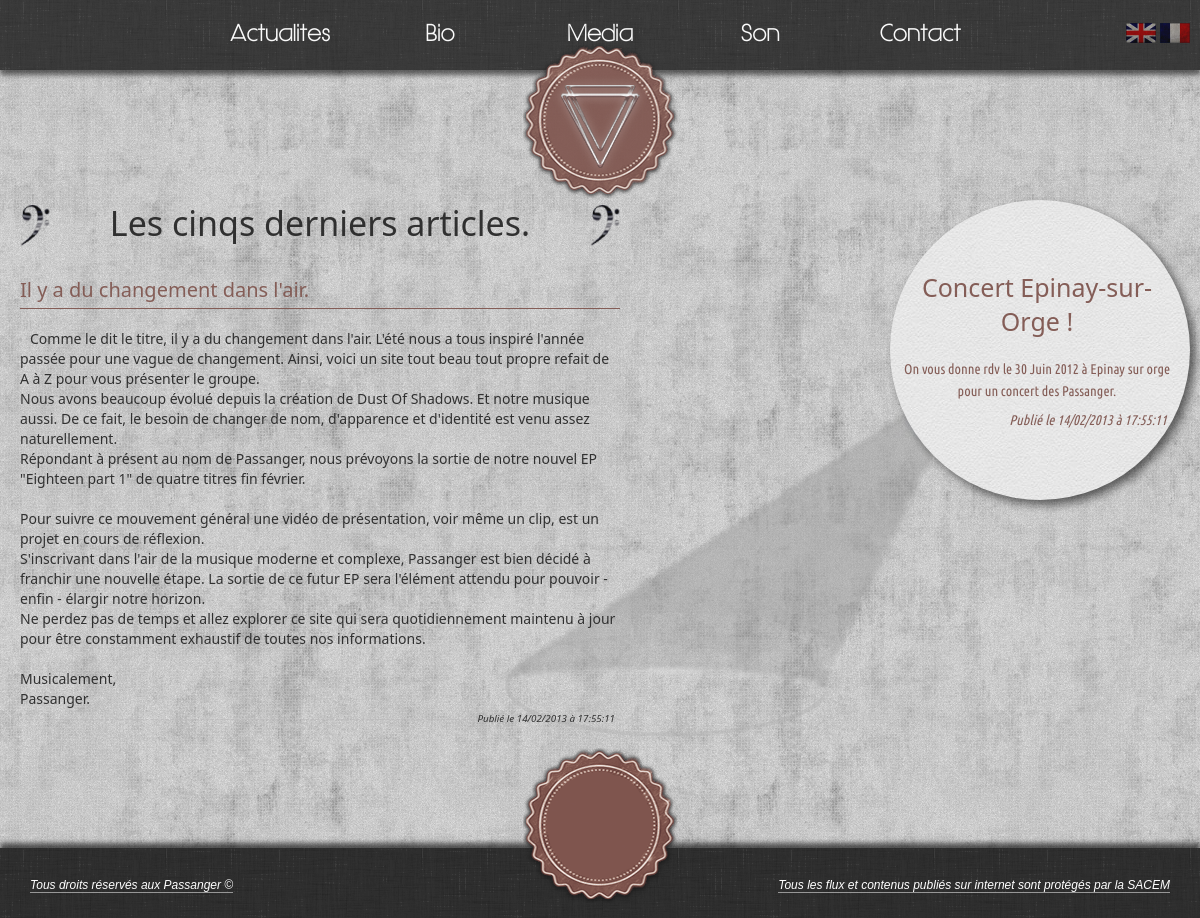
The page / on the database its author committed.
### tables this page shows
CREATE TABLE IF NOT EXISTS `links` (
  `idLinks` smallint(5) unsigned NOT NULL AUTO_INCREMENT,
  `text` varchar(200) NOT NULL,
  `href` mediumtext NOT NULL,
  `lang` varchar(2) NOT NULL,
  PRIMARY KEY (`idLinks`)
);

CREATE TABLE IF NOT EXISTS `actus` (
  `idActus` smallint(5) unsigned NOT NULL AUTO_INCREMENT,
  `nom_table` varchar(255) NOT NULL,
  `title` varchar(250) NOT NULL,
  `body` longtext NOT NULL,
  `date` int(11) NOT NULL,
  `lang` varchar(2) NOT NULL,
  PRIMARY KEY (`idActus`)
);

CREATE TABLE IF NOT EXISTS `event` (
  `idEvent` smallint(5) NOT NULL AUTO_INCREMENT,
  `nom_table` varchar(255) NOT NULL,
  `title` varchar(255) NOT NULL,
  `body` text NOT NULL,
  `date` int(11) NOT NULL,
  `type` varchar(11) NOT NULL,
  `lang` varchar(2) NOT NULL,
  PRIMARY KEY (`idEvent`)
);

### class/Session.php (called while the page is built, shortened)
<?php
class Session{
    public function __construct($sessionName = 'anonyme',$cookieParams = array(), $timeout = 3600){
        $this->sessionName = (string) $sessionName;
        $this->cookieParams = array_merge(
			session_get_cookie_params(),
			$cookieParams
        );
    }
    public function write($key, $value){
        return $this;
    }
    public function read($key, $default = NULL){
        return (isset($_SESSION[$key]))? $_SESSION[$key] : $default;
    }
}

### bootstrap.php (called while the page is built, shortened)
<?php
require_once 'class/Session.php';
$session = new Session();

### class/Links.php (called while the page is built)
<?php
class Links{
    private $pdo = null;
    private $lang = null;
    public function __construct($pdo, $lang){
        $this->pdo = $pdo;
        $this->lang = $lang;
    }
    public function getAllLinks(){
        $request = "SELECT idLinks, text, href
			FROM links
			WHERE lang='".$this->lang."'";
		$links_array = array();
        try{
            $result = $this->pdo->query($request);
            while($ligne = $result->fetch(PDO::FETCH_ASSOC)){
                    $links_array[$ligne['idLinks']] = $ligne;
            }
            return $links_array;
        }catch(PDOException $e){
            print $e->getMessage();
        }
        return array();
    }
}

### class/Actus.php (called while the page is built, shortened)
<?php
class Actus{
    private $pdo = null;
    private $lang = null;
    public function __construct($pdo, $lang){
        $this->pdo = $pdo;
        $this->lang = $lang;
    }
	public function getLastFiveActus(){
        $request = "SELECT idActus, title, body , date
			FROM actus
			WHERE lang='".$this->lang."'
			LIMIT 5";
        $actus_array = array();
        try{
            $result = $this->pdo->query($request);
            while($ligne = $result->fetch(PDO::FETCH_ASSOC)){
                $actus_array[$ligne['idActus']] = $ligne;
            }
            return $actus_array;
        }catch(PDOException $e){
            print $e->getMessage();
        }
        return array();
	}
}

### class/Event.php (called while the page is built, shortened)
<?php
class Event{
    private $pdo = null;
    private $lang = null;
    public function __construct($pdo, $lang){
        $this->pdo = $pdo;
        $this->lang = $lang;
    }
	public function getLastFiveEvent(){
        $request = "SELECT idEvent, title, body , date, type
			FROM event
			WHERE lang='".$this->lang."'
			LIMIT 5";
        $event_array = array();
        try{
            $result = $this->pdo->query($request);
            while($ligne = $result->fetch(PDO::FETCH_ASSOC)){
                $event_array[$ligne['idEvent']] = $ligne;
            }
            return $event_array;
        }catch(PDOException $e){
            print $e->getMessage();
        }
        return array();
	}
}

### home.php (the view, shortened to what this page needs)
<?php
	require_once 'class/Actus.php';
	require_once 'class/Event.php';
	$actus = new Actus($pdo,$session->read('langue'));
	$actusInformation = $actus->getLastFiveActus();
	$event = new Event($pdo,$session->read('langue'));
	$eventInformation = $event->getLastFiveEvent();
?>
<div id="conteneur">
	<div id="article">
	    <h1><?php echo LAST_FIVE_ARTICLE; ?></h1>
	    <?php
		    foreach($actusInformation as $this_actu){
	    ?>
	    <article>
	    <div class="article_block">
		    <h2 class="titre"><?php echo $this_actu['title']; ?></h2>
		    <div class="content_article">
			    <p>
				    <?php echo nl2br($this_actu['body']); ?>
				    <?php echo "<p class='published'>".DATE_PUBLISHED." " , date("d/m/Y ".AT." H:i:s",$this_actu['date']) , "</p>"; ?>
			    </p>
		    </div>
	    </div>
	    </article>
	    <?php
		    }
	    ?>
	</div>
	<div id="event">
		<?php
			$compteur = 1;
			foreach($eventInformation as $this_event){
		?>
		<section id="event-<?php echo $compteur; ?>" <?php if($compteur == 1)echo "class='active_carousel'"; ?>>
		<div class="section_block">
			<h2 class="titre">
				<?php echo $this_event['title']; ?>
			</h2>
			<div class="content_event">
				<?php echo $this_event['body']; ?>
			</div>
			<div class="date_event">
				<?php echo "<p class='published'>".DATE_PUBLISHED." " , date("d/m/Y ".AT." H:i:s",$this_event['date']) , "</p>"; ?>
			</div>
		</div>
		</section>
		<?php
			    $compteur++;
			}
		?>
	    <img id="projo-right-to-left" src="public/media/image/lumiere.png" alt="lumiere droite" />
	</div>
</div>

### page/header.phtml (shortened to what this page needs)
<?php
	require_once 'class/Links.php';
	$links = new Links($pdo,$session->read('langue'));
	$linksInformation = $links->getAllLinks();
    $tag_langue = isset($_SESSION['langue'])?$_SESSION['langue']:'fr';
	$actual_url = ($_SERVER['REQUEST_URI'] == '/'?'/'.$tag_langue.'-home':$_SERVER['REQUEST_URI']);
?>
<header>
<div id="header_block">
	<div id="language">
		<a href="set_language.php?lang=en" title="English Version">
			<img src="public/media/image/flag_en.png" />
		</a>
		<a href="set_language.php?lang=fr" title="Version Française">
			<img src="public/media/image/flag_fr.png" />
		</a>
	</div>
	<div id="header">
		<ul>
		<?php
			foreach($linksInformation as $this_link_information){
				$id_css_array = explode('.',$this_link_information['href']);
				$id_css = reset($id_css_array);
				$url_tab = '/'.$tag_langue.'-'.$this_link_information['href'];
				if($this_link_information['href'] != 'home'){
					echo '
		<li '.(($actual_url == $url_tab)?'class="selected menu"':'class="menu"').'id="'.$id_css.'">
			<a href="'.$tag_langue.'-'.$this_link_information['href'].'">'.
				$this_link_information['text'].'
			</a>
		</li>';
				}
			}
		?>
		</ul>
	</div>
	<div id="logo">
		<a href="<?php echo $tag_langue; ?>-home">
		</a>
	</div>
</div>
</header>

### public/css/responsiv.css (style rules this page uses)
@media screen and (max-width: 1210px) { #event { float: left; } }
@media screen and (max-width: 1210px) { #article { float: left; margin-left: 20px; } }

### rows shown on the page
links: text "Actualites"
links: text "Bio"
links: text "Media"
links: text "Son"
links: text "Contact"
actus: title "Il y a du changement dans l'air.", body "Comme le dit le titre, il y a du changement dans l'air. L'été nous a tous inspiré l'année passée pour une vague de changement. Ainsi, voici un site tout beau tout propre refait de A à Z pour vous présenter le groupe. Nous avons beaucoup évolué depuis la création de Dust Of Shadows. Et notre musique aussi. De ce fait, le besoin de changer de nom, d'apparence et d'identité est venu assez naturellement. Répondant à présent au nom de Passanger, nous prévoyons la sortie de notre nouvel EP \"Eighteen part 1\" de quatre titres fin février. Pour suivre ce mouvement général une vidéo de présentation, voir même un clip, est un projet en cours de réflexion. S'inscrivant dans l'air de la musique moderne…", date "14/02/2013 à 17:55:11"
event: title "Concert Epinay-sur-Orge !", body "On vous donne rdv le 30 Juin 2012 à Epinay sur orge pour un concert des Passanger.", date "14/02/2013 à 17:55:11"

### other values the page prints
LAST_FIVE_ARTICLE "Les cinqs derniers articles."
COPYRIGHT "Tous droits réservés aux Passanger ©"
SACEM "Tous les flux et contenus publiés sur internet sont protégés par la SACEM"
